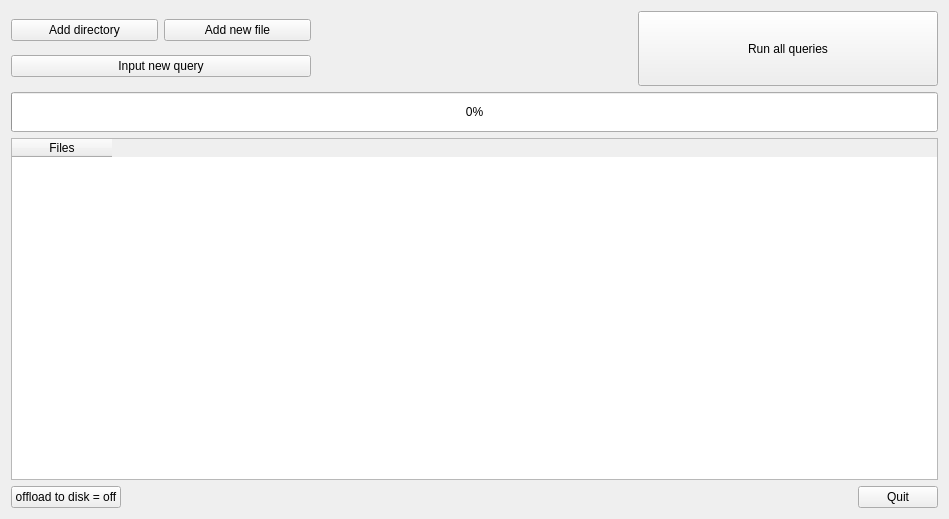
<?xml version="1.0" encoding="UTF-8"?>
<ui version="4.0">
 <class>MainWindow</class>
 <widget class="QMainWindow" name="MainWindow">
  <property name="geometry">
   <rect>
    <x>0</x>
    <y>0</y>
    <width>949</width>
    <height>519</height>
   </rect>
  </property>
  <property name="maximumSize">
   <size>
    <width>16000</width>
    <height>16000</height>
   </size>
  </property>
  <property name="windowTitle">
   <string>Helix - DNA Research Program</string>
  </property>
  <property name="windowIcon">
   <iconset resource="logo.qrc">
    <normaloff>:/:/logos/HELIX2_negatief.png</normaloff>:/:/logos/HELIX2_negatief.png</iconset>
  </property>
  <widget class="QWidget" name="centralWidget">
   <layout class="QGridLayout" name="gridLayout">
    <item row="1" column="0">
     <widget class="QProgressBar" name="progressBar">
      <property name="minimumSize">
       <size>
        <width>0</width>
        <height>40</height>
       </size>
      </property>
      <property name="baseSize">
       <size>
        <width>0</width>
        <height>0</height>
       </size>
      </property>
      <property name="value">
       <number>0</number>
      </property>
      <property name="invertedAppearance">
       <bool>false</bool>
      </property>
     </widget>
    </item>
    <item row="2" column="0">
     <widget class="QTableWidget" name="tableWidget">
      <property name="minimumSize">
       <size>
        <width>500</width>
        <height>200</height>
       </size>
      </property>
      <column>
       <property name="text">
        <string>Files</string>
       </property>
      </column>
     </widget>
    </item>
    <item row="3" column="0">
     <layout class="QHBoxLayout" name="horizontalLayout_2">
      <item>
       <widget class="QPushButton" name="offload_button">
        <property name="focusPolicy">
         <enum>Qt::StrongFocus</enum>
        </property>
        <property name="text">
         <string>offload to disk = off</string>
        </property>
        <property name="checkable">
         <bool>true</bool>
        </property>
        <property name="checked">
         <bool>false</bool>
        </property>
        <property name="flat">
         <bool>false</bool>
        </property>
       </widget>
      </item>
      <item>
       <spacer name="horizontalSpacer">
        <property name="orientation">
         <enum>Qt::Horizontal</enum>
        </property>
        <property name="sizeHint" stdset="0">
         <size>
          <width>40</width>
          <height>20</height>
         </size>
        </property>
       </spacer>
      </item>
      <item>
       <widget class="QPushButton" name="quitprogram">
        <property name="sizePolicy">
         <sizepolicy hsizetype="Fixed" vsizetype="Fixed">
          <horstretch>0</horstretch>
          <verstretch>0</verstretch>
         </sizepolicy>
        </property>
        <property name="autoFillBackground">
         <bool>true</bool>
        </property>
        <property name="styleSheet">
         <string notr="true"/>
        </property>
        <property name="text">
         <string>Quit</string>
        </property>
       </widget>
      </item>
     </layout>
    </item>
    <item row="0" column="0">
     <layout class="QHBoxLayout" name="horizontalLayout">
      <item>
       <layout class="QVBoxLayout" name="verticalLayout" stretch="0,0">
        <property name="spacing">
         <number>6</number>
        </property>
        <property name="sizeConstraint">
         <enum>QLayout::SetMinimumSize</enum>
        </property>
        <property name="rightMargin">
         <number>0</number>
        </property>
        <item>
         <layout class="QHBoxLayout" name="horizontalLayout_5">
          <item>
           <widget class="QPushButton" name="add_dir">
            <property name="text">
             <string>Add directory</string>
            </property>
           </widget>
          </item>
          <item>
           <widget class="QPushButton" name="pushButton">
            <property name="minimumSize">
             <size>
              <width>0</width>
              <height>0</height>
             </size>
            </property>
            <property name="styleSheet">
             <string notr="true"/>
            </property>
            <property name="text">
             <string>Add new file</string>
            </property>
           </widget>
          </item>
         </layout>
        </item>
        <item>
         <widget class="QPushButton" name="addtestbutton">
          <property name="minimumSize">
           <size>
            <width>300</width>
            <height>0</height>
           </size>
          </property>
          <property name="styleSheet">
           <string notr="true"/>
          </property>
          <property name="text">
           <string>Input new query</string>
          </property>
         </widget>
        </item>
       </layout>
      </item>
      <item>
       <spacer name="horizontalSpacer_2">
        <property name="orientation">
         <enum>Qt::Horizontal</enum>
        </property>
        <property name="sizeType">
         <enum>QSizePolicy::Expanding</enum>
        </property>
        <property name="sizeHint" stdset="0">
         <size>
          <width>40</width>
          <height>20</height>
         </size>
        </property>
       </spacer>
      </item>
      <item>
       <widget class="QLabel" name="helixlogo">
        <property name="maximumSize">
         <size>
          <width>250</width>
          <height>75</height>
         </size>
        </property>
        <property name="text">
         <string/>
        </property>
        <property name="pixmap">
         <pixmap resource="logo.qrc">:/:/logos/HELIX2_negatief.png</pixmap>
        </property>
        <property name="scaledContents">
         <bool>true</bool>
        </property>
       </widget>
      </item>
      <item>
       <spacer name="horizontalSpacer_3">
        <property name="orientation">
         <enum>Qt::Horizontal</enum>
        </property>
        <property name="sizeHint" stdset="0">
         <size>
          <width>40</width>
          <height>20</height>
         </size>
        </property>
       </spacer>
      </item>
      <item>
       <widget class="QPushButton" name="runtests">
        <property name="sizePolicy">
         <sizepolicy hsizetype="Minimum" vsizetype="Fixed">
          <horstretch>0</horstretch>
          <verstretch>0</verstretch>
         </sizepolicy>
        </property>
        <property name="minimumSize">
         <size>
          <width>300</width>
          <height>75</height>
         </size>
        </property>
        <property name="text">
         <string>Run all queries</string>
        </property>
       </widget>
      </item>
     </layout>
    </item>
   </layout>
  </widget>
 </widget>
 <layoutdefault spacing="6" margin="11"/>
 <resources>
  <include location="logo.qrc"/>
 </resources>
 <connections/>
</ui>
